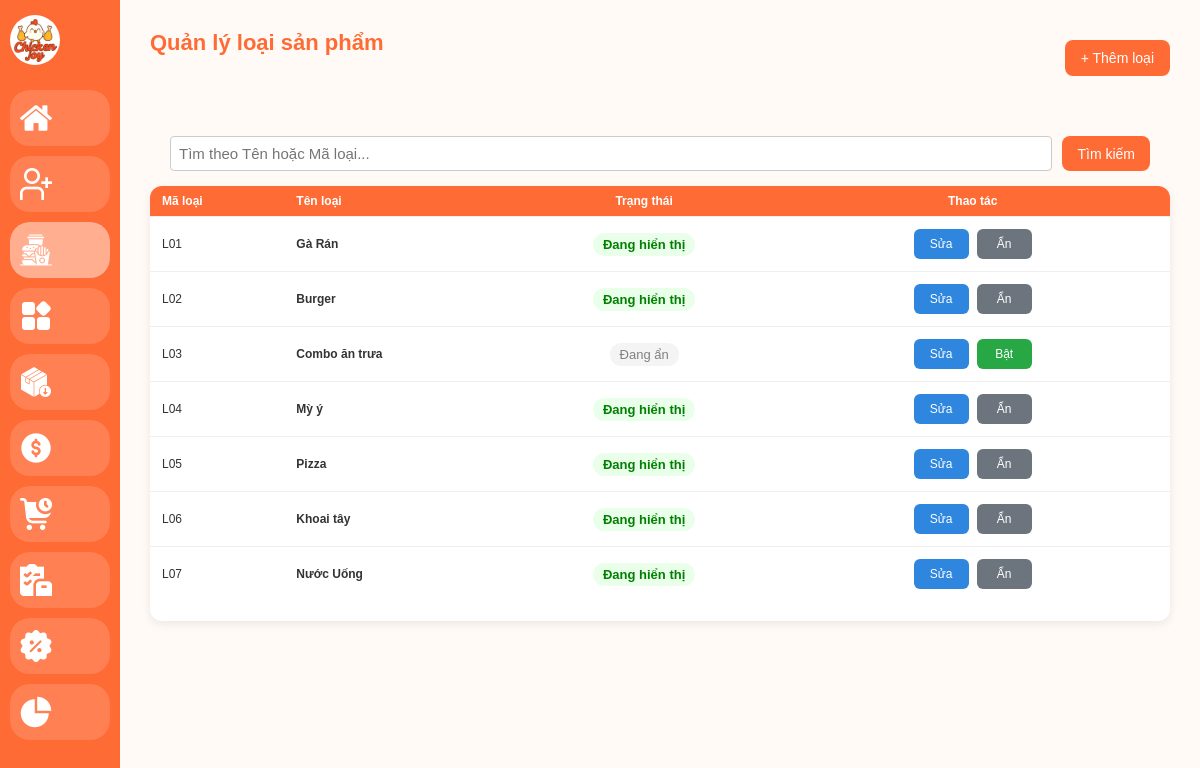
The app's page /admin/category.php (signed in) with its own data.
### tables this page shows
CREATE TABLE `categories` (
  `id` INT(11) NOT NULL AUTO_INCREMENT,
  `category_code` VARCHAR(20) NOT NULL UNIQUE, 
  `category_name` VARCHAR(255) NOT NULL,      
  `description` TEXT,                       
  `status` ENUM('active', 'hidden') DEFAULT 'active',
  PRIMARY KEY (`id`)
);

### admin/category.php (the view, shortened to what this page needs)
<?php
require_once '../config/database.php';
$search = "";
if (isset($_GET['search']) && $_GET['search'] != '') {
    $search = $conn->real_escape_string($_GET['search']);
    $sql = "SELECT * FROM categories WHERE category_code LIKE '%$search%' OR category_name LIKE '%$search%' ORDER BY id ASC";
} else {
    $sql = "SELECT * FROM categories ORDER BY id ASC";
}
$result = $conn->query($sql);
?>
<!DOCTYPE html>
<html lang="vi">
<head>
  <link rel="stylesheet" href="../assets/css/admin.css" />
</head>
<body class="admin-body">
  <?php include 'layout/sidebar.php'; ?>
  <main class="main-content">
    <header class="main-header">
      <h1>Quản lý loại sản phẩm</h1>
      <a href="category-add.php" class="btn-primary">+ Thêm loại</a>
    </header>
    <div class="table-toolbar">
      <form action="category.php" method="GET" style="display: flex; gap: 10px; width: 100%;">
        <input type="text" name="search" value="<?php echo htmlspecialchars($search); ?>" placeholder="Tìm theo Tên hoặc Mã loại..." style="padding: 8px; flex: 1; border: 1px solid #ccc; border-radius: 4px; outline: none; font-family: inherit;">
        <button type="submit" class="btn-primary" style="padding: 8px 15px;">Tìm kiếm</button>
      </form>
    </div>
    <section class="table-section">
      <table class="data-table">
        <thead>
          <tr>
            <th>Mã loại</th>
            <th>Tên loại</th>
            <th style="text-align: center;">Trạng thái</th>
            <th style="text-align: center;">Thao tác</th>
          </tr>
        </thead>
        <tbody>
          <?php
          if ($result && $result->num_rows > 0) {
              while($row = $result->fetch_assoc()) {
                  $status_class = ($row['status'] == 'active') ? 'active' : 'hidden';
                  $status_text = ($row['status'] == 'active') ? 'Đang hiển thị' : 'Đang ẩn';
                  echo "<tr>";
                    echo "<td>" . $row['category_code'] . "</td>";
                    echo "<td><strong>" . htmlspecialchars($row['category_name']) . "</strong></td>";
                    echo "<td style='text-align: center;'><span class='status " . $status_class . "'>" . $status_text . "</span></td>";
                    echo "<td>
                            <div class='actions' style='justify-content: center;'>
                              <a href='category-edit.php?id=" . $row['id'] . "' class='btn-edit'>Sửa</a>";
                    if ($row['status'] == 'active') {
                        echo "<a href='category-delete.php?id=" . $row['id'] . "' class='btn-gray' onclick=\"return confirm('Bạn có chắc chắn muốn ẩn loại sản phẩm này không?');\">Ẩn</a>";
                    } else {
                        echo "<a href='category-restore.php?id=" . $row['id'] . "' class='btn-primary' style='background-color: #28a745;' onclick=\"return confirm('Khôi phục loại sản phẩm này?');\">Bật</a>";
                    }
                    echo "    </div>
                          </td>";
                  echo "</tr>";
              }
          } else {
              echo "<tr><td colspan='4' style='text-align: center; padding: 20px;'>Không tìm thấy loại sản phẩm nào!</td></tr>";
          }
          ?>
        </tbody>
      </table>
    </section>
  </main>
</body>
</html>

### assets/css/admin.css (style rules this page uses)
:root { --main-color: #ff6b35; }
* { box-sizing: border-box; margin: 0; padding: 0; font-family: "Poppins", sans-serif; }
body.admin-body { display: flex; align-items: stretch; min-height: 100vh; background: #fffaf5;; color: #333; font-size: 13px; }
.main-content { flex: 1; margin-left: 120px; padding: 30px; transition: margin-left 0.3s ease; overflow-y: auto; overflow-x: auto; min-height: 100vh; background: #fffaf5; }
.main-header { display: flex; justify-content: space-between; align-items: center; margin-bottom: 30px; min-width: 1000px; }
.main-header h1 { font-size: 22px; color: var(--main-color); white-space: nowrap; }
.table-section { background: #fff; border-radius: 12px; box-shadow: 0 3px 10px rgba(0,0,0,0.08); padding: 0 0 20px 0; max-width: 1200px; margin: 0 auto 25px auto; -webkit-overflow-scrolling: touch; min-width: 1000px; }
.data-table { width: 100%; min-width: 1000px; font-size: 13px; border-collapse: separate; border-spacing: 0; }
.data-table th { background: var(--main-color); color: #fff; padding: 8px 12px; text-align: left; border-bottom: 1px solid #eee; }
.data-table td { padding: 12px; border-bottom: 1px solid #eee; text-align: left; vertical-align: middle; }
.data-table th:first-child { border-top-left-radius: 12px; }
.data-table th:last-child { border-top-right-radius: 12px; }
.data-table tr:last-child td:first-child { border-bottom-left-radius: 12px; }
.data-table tr:last-child td:last-child { border-bottom-right-radius: 12px; }
.data-table tr:last-child td { border-bottom: none; }
.data-table th:last-child, .data-table td:last-child { min-width: 190px; vertical-align: middle; text-align: center; }
.status { display: inline-flex; align-items: center; gap: 6px; font-weight: 500; border-radius: 20px; padding: 4px 10px; font-size: 13px; }
.status.active, .status.done { color: green; font-weight: 600; background: #eaffea; }
.status.hidden { color: gray; font-weight: 500; background: #f4f4f4; }
.table-toolbar { display: flex; margin-bottom: 15px; gap: 12px; padding: 20px 20px 0 20px; }
.table-toolbar form { display: flex; width: 100%; }
.table-toolbar input { flex: 1; width: 100%; padding: 14px 16px; border: 1px solid #ccc; border-radius: 12px; font-size: 15px; transition: all 0.2s ease; }
.btn-primary, a.btn-primary { background: var(--main-color); color: #fff; padding: 10px 16px; border: none; border-radius: 8px; cursor: pointer; font-weight: 500; transition: background 0.2s; text-decoration: none; font-size: 14px; display: inline-flex; align-items: center; justify-content: center; white-space: nowrap; }
.actions { display: flex; justify-content: center; align-items: center; gap: 8px; flex-wrap: wrap; }
.actions button, .actions a { min-width: 60px; height: 32px; font-size: 12px; font-weight: 500; border: none; border-radius: 6px; color: #fff; cursor: pointer; transition: all 0.2s ease; display: inline-flex; align-items: center; justify-content: center; text-decoration: none; padding: 0 10px; }
.actions .btn-edit { background: #2e86de; }
.btn-gray { display: inline-block; padding: 8px 15px; border-radius: 4px; text-decoration: none; background: #6c757d; color: white; border: none; font-family: inherit; font-size: 14px; cursor: pointer; transition: background 0.3s; }
@media (max-width: 1200px) { body.admin-body, .data-table { font-size: 12px; } }
@media (max-width: 1200px) { .actions button, .actions a { min-width: 55px; height: 30px; font-size: 12px; } }
h1 { color: #ff6f3c; text-align: center; margin-bottom: 30px; }

### records on screen
categories: category_code "L01", category_name "Gà Rán", status "Đang hiển thị"
categories: category_code "L02", category_name "Burger", status "Đang hiển thị"
categories: category_code "L03", category_name "Combo ăn trưa", status "Đang ẩn"
categories: category_code "L04", category_name "Mỳ ý", status "Đang hiển thị"
categories: category_code "L05", category_name "Pizza", status "Đang hiển thị"
categories: category_code "L06", category_name "Khoai tây", status "Đang hiển thị"
categories: category_code "L07", category_name "Nước Uống", status "Đang hiển thị"
